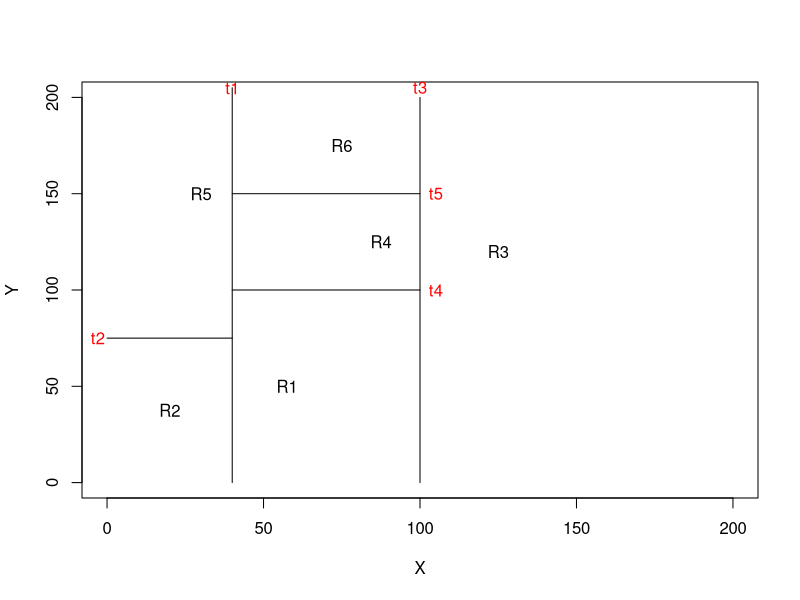

Reproduce this figure in R.
# Section 8.4, Page 332, question 1

par(xpd = NA)
plot(NA, NA, type = "n", xlim = c(0, 200), ylim = c(0, 200), xlab = "X", ylab = "Y")
# t1
lines(x = c(40, 40), y = c(0, 205))
text(x = 40, y = 205, labels = c("t1"), col = "red")
# t2
lines(x = c(0, 40), y = c(75,75))
text(x = -3, y = 75, labels = c("t2"), col = "red")
# t3: x = 75; (75,0) (75, 100)
lines(x = c(100, 100), y = c(0, 200))
text(x = 100, y = 205, labels = c("t3"), col = "red")
# t4: x = 20; (20,0) (20, 75)
lines(x = c(100, 40), y = c(100, 100))
text(x = 105, y = 100, labels = c("t4"), col = "red")

lines(x = c(100, 40), y = c(150, 150))
text(x = 105, y = 150, labels = c("t5"), col = "red")


text(x = (40 + 75)/2, y = 50, labels = c("R1"))
text(x = 20, y = (75)/2, labels = c("R2"))
text(x = 125, y = 120, labels = c("R3"))
text(x = (75 + 100)/2, y = 125, labels = c("R4"))
text(x = 30, y = 150, labels = c("R5"))
text(x = 75, y = 175, labels = c("R6"))

